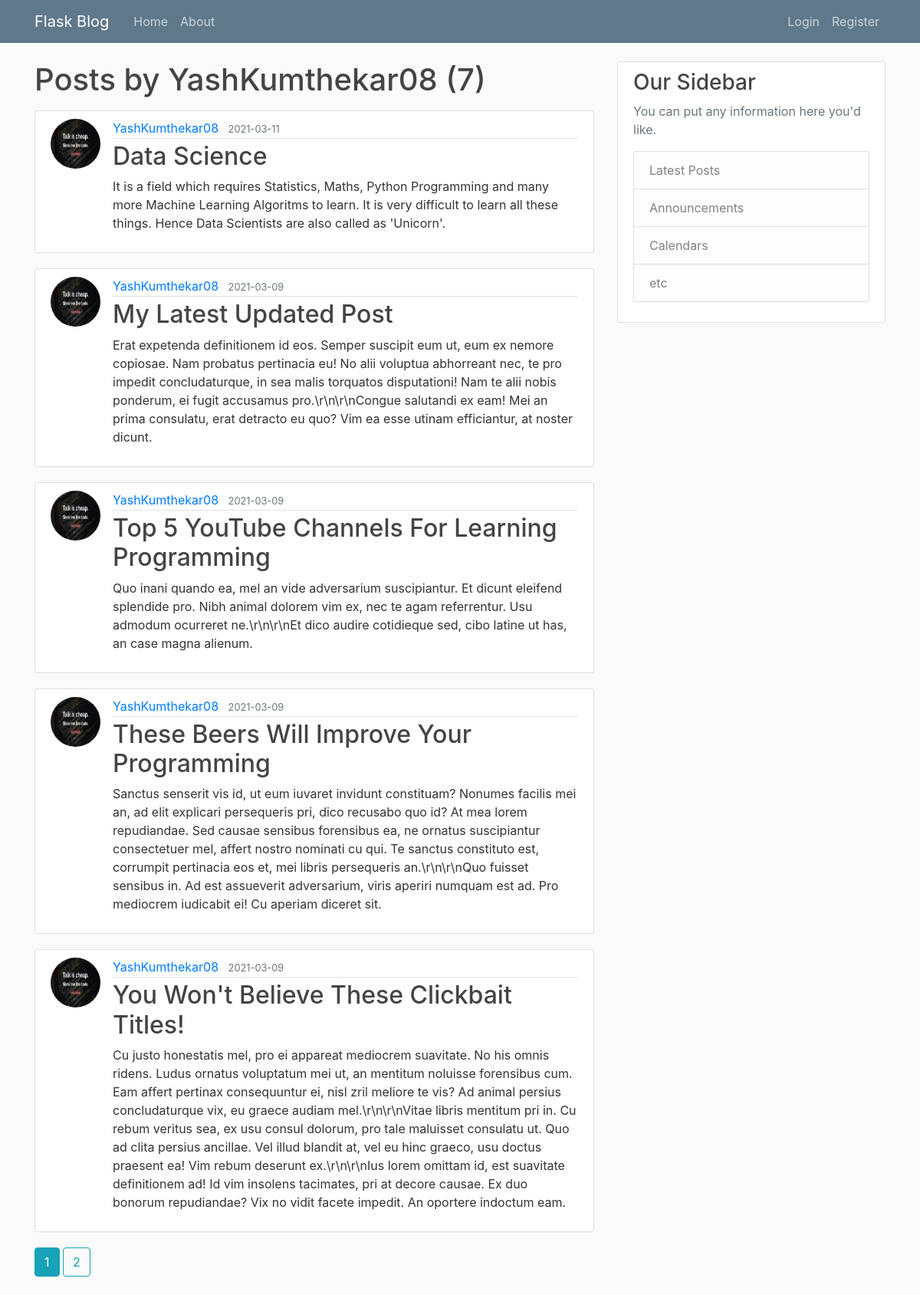
/user/YashKumthekar08, run on the app's committed database.
### flaskBlog/models.py (models this page shows, shortened)
class User(db.Model, UserMixin):
    id = db.Column(db.Integer, primary_key=True)
    username = db.Column(db.String(20), unique=True, nullable=False)
    email = db.Column(db.String(120), unique=True, nullable=False)
    image_file = db.Column(db.String(20), nullable=False, default='default.jpg')
    password = db.Column(db.String(60), nullable=False)
    posts = db.relationship('Post', backref='author', lazy=True)

class  Post(db.Model):
    id = db.Column(db.Integer, primary_key=True)
    title = db.Column(db.String(100), nullable=False)
    date_posted = db.Column(db.DateTime, nullable=False, default=datetime.utcnow)
    content = db.Column(db.Text, nullable=False)
    user_id = db.Column(db.Integer, db.ForeignKey('user.id'), nullable=False)

### flaskBlog/routes.py (the view)
@app.route("/user/<string:username>")
def user_posts(username):
    page = request.args.get('page', 1, type=int)
    user = User.query.filter_by(username=username).first_or_404()
    posts = Post.query.filter_by(author=user)\
        .order_by(Post.date_posted.desc())\
        .paginate(page=page, per_page=5)
    return render_template('user_posts.html', posts=posts, user=user)

### flaskBlog/templates/user_posts.html
{% extends 'layout.html' %}
{% block content %}
    <h1 class="mb-3">Posts by {{ user.username }} ({{ posts.total }})</h1>
    {% for post in posts.items %}
        <article class="media content-section">
            <img class="rounded-circle article-img" src="{{ url_for('static', filename='profile_pics/' + post.author.image_file) }}">
            <div class="media-body">
            <div class="article-metadata">
                <a class="mr-2" href="{{ url_for('user_posts', username=post.author.username) }}">{{ post.author.username }}</a>
                <small class="text-muted">{{ post.date_posted.strftime('%Y-%m-%d') }}</small>
            </div>
            <h2><a class="article-title" href="{{ url_for('post', post_id=post.id) }}">{{ post.title }}</a></h2>
            <p class="article-content">{{ post.content }}</p>
            </div>
        </article>
    {% endfor %}
    {% for page_num in posts.iter_pages(left_edge=1, right_edge=1, left_current=1, right_current=2) %}
        {% if page_num %}
            {% if posts.page == page_num %}
                <a class="btn btn-info mb-4" href="{{ url_for('user_posts', username=user.username)}}">{{ page_num }}</a>
                {% else %}
                <a class="btn btn-outline-info mb-4" href="{{ url_for('user_posts', username=user.username)}}">{{ page_num }}</a>
            {% endif %}
        {% else %}
        ...
        {% endif %}
    {% endfor %}
{% endblock content %}

### flaskBlog/static/main.css (style rules this page uses)
body { background: #fafafa; color: #333333; margin-top: 5rem; }
h1, h2, h3, h4, h5, h6 { color: #444444; }
.content-section { background: #ffffff; padding: 10px 20px; border: 1px solid #dddddd; border-radius: 3px; margin-bottom: 20px; }
.article-title { color: #444444; }
.article-content { white-space: pre-line; }
.article-img { height: 65px; width: 65px; margin-right: 16px; }
.article-metadata { padding-bottom: 1px; margin-bottom: 4px; border-bottom: 1px solid #e3e3e3 }

### data on the page
User: username "YashKumthekar08"
Post: image_file (picture), author.username "YashKumthekar08", date_posted "2021-03-11", title "Data Science", content "It is a field which requires Statistics, Maths, Python Programming and many more Machine Learning Algoritms to learn. It is very difficult to learn all these things. Hence Data Scientists are also called as 'Unicorn'."
Post: image_file (picture), author.username "YashKumthekar08", date_posted "2021-03-09", title "My Latest Updated Post", content "Erat expetenda definitionem id eos. Semper suscipit eum ut, eum ex nemore copiosae. Nam probatus pertinacia eu! No alii voluptua abhorreant nec, te pro impedit concludaturque, in sea malis torquatos disputationi! Nam te alii nobis ponderum, ei fugit accusamus pro.\\r\\n\\r\\nCongue salutandi ex eam! Mei an prima consulatu, erat detracto eu quo? Vim ea esse utinam efficiantur, at noster dicunt."
Post: image_file (picture), author.username "YashKumthekar08", date_posted "2021-03-09", title "Top 5 YouTube Channels For Learning Programming", content "Quo inani quando ea, mel an vide adversarium suscipiantur. Et dicunt eleifend splendide pro. Nibh animal dolorem vim ex, nec te agam referrentur. Usu admodum ocurreret ne.\\r\\n\\r\\nEt dico audire cotidieque sed, cibo latine ut has, an case magna alienum."
Post: image_file (picture), author.username "YashKumthekar08", date_posted "2021-03-09", title "These Beers Will Improve Your Programming", content "Sanctus senserit vis id, ut eum iuvaret invidunt constituam? Nonumes facilis mei an, ad elit explicari persequeris pri, dico recusabo quo id? At mea lorem repudiandae. Sed causae sensibus forensibus ea, ne ornatus suscipiantur consectetuer mel, affert nostro nominati cu qui. Te sanctus constituto est, corrumpit pertinacia eos et, mei libris persequeris an.\\r\\n\\r\\nQuo fuisset sensibus in. Ad est assueverit adversarium, viris aperiri numquam est ad. Pro mediocrem iudicabit ei! Cu aperiam diceret sit."
Post: image_file (picture), author.username "YashKumthekar08", date_posted "2021-03-09", title "You Won't Believe These Clickbait Titles!", content "Cu justo honestatis mel, pro ei appareat mediocrem suavitate. No his omnis ridens. Ludus ornatus voluptatum mei ut, an mentitum noluisse forensibus cum. Eam affert pertinax consequuntur ei, nisl zril meliore te vis? Ad animal persius concludaturque vix, eu graece audiam mel.\\r\\n\\r\\nVitae libris mentitum pri in. Cu rebum veritus sea, ex usu consul dolorum, pro tale maluisset consulatu ut. Quo ad clita persius ancillae. Vel illud blandit at, vel eu hinc graeco, usu doctus praesent ea! Vim rebum deserunt ex.\\r\\n\\r\\nIus lorem omittam id, est suavitate definitionem ad! Id vim insolens tacimates, pri at decore causae. Ex duo bonorum repudiandae? Vix no vidit facete impedit. An oportere indoctum…"

### other printed values
{{ posts.total }} "7"
{{ page_num }} "1"
{{ page_num }} "2"
